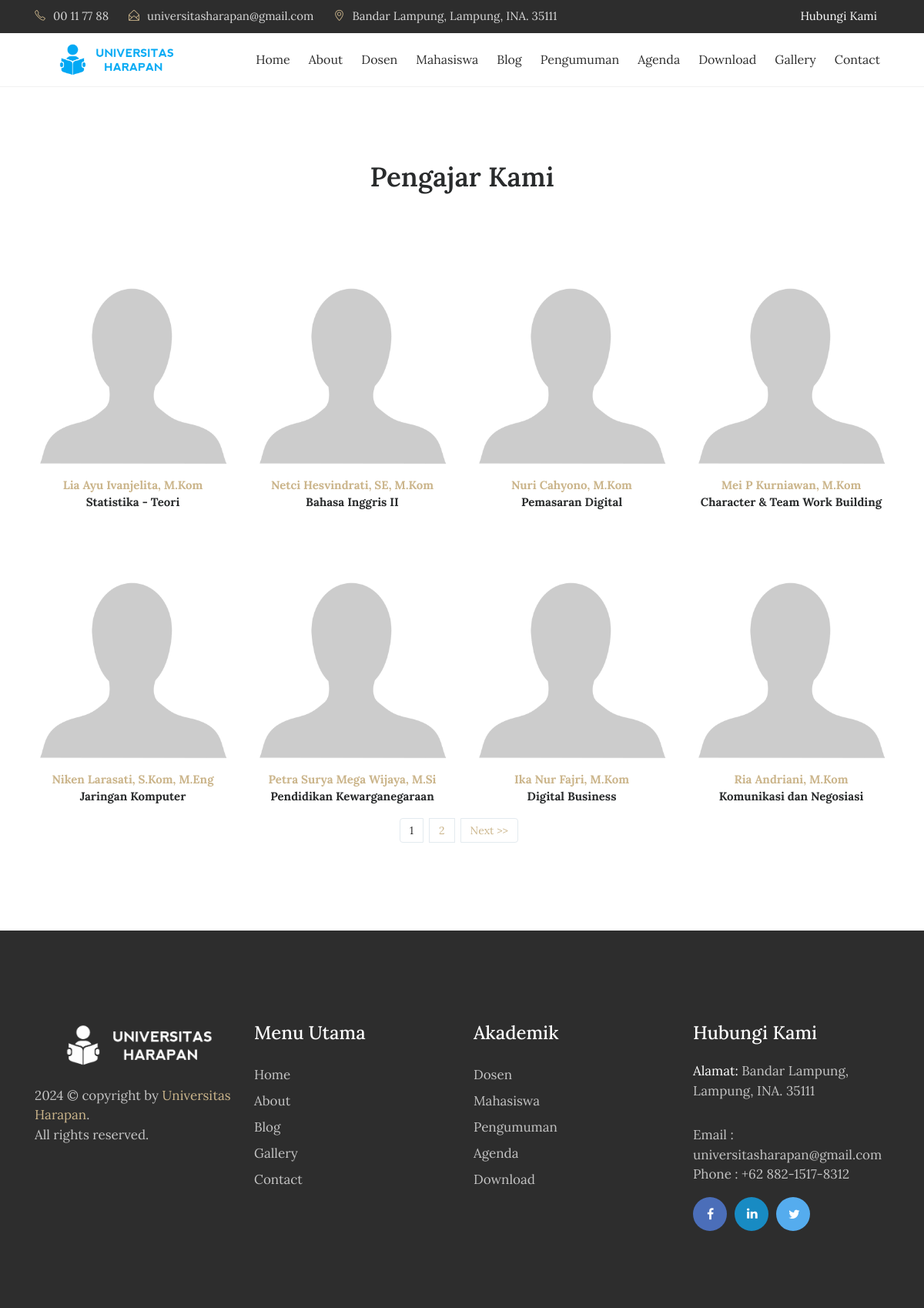
/index.php/guru, run on the app's committed database.
### tables this page shows
CREATE TABLE `tbl_guru` (
  `guru_id` int(11) NOT NULL,
  `guru_nip` varchar(30) DEFAULT NULL,
  `guru_nama` varchar(70) DEFAULT NULL,
  `guru_jenkel` varchar(2) DEFAULT NULL,
  `guru_tmp_lahir` varchar(80) DEFAULT NULL,
  `guru_tgl_lahir` varchar(80) DEFAULT NULL,
  `guru_mapel` varchar(120) DEFAULT NULL,
  `guru_photo` varchar(40) DEFAULT NULL,
  `guru_tgl_input` timestamp NULL DEFAULT current_timestamp()
);

### index.php (called while the page is built, shortened)
<?php
require_once BASEPATH.'core/CodeIgniter.php';

### application/models/M_guru.php (called while the page is built, shortened)
<?php
class M_guru extends CI_Model{
	function guru_perpage($offset,$limit){
		$hsl=$this->db->query("SELECT * FROM tbl_guru limit $offset,$limit");
		return $hsl;
	}
}

### application/views/depan/v_guru.php (the view, shortened to what this page needs)
<!DOCTYPE html>
<html lang="en">
<head>
    <link rel="stylesheet" href="<?php echo base_url().'theme/css/bootstrap.min.css'?>">
    <link rel="stylesheet" href="<?php echo base_url().'theme/css/font-awesome.min.css'?>">
    <link rel="stylesheet" href="<?php echo base_url().'theme/css/simple-line-icons.css'?>">
    <link rel="stylesheet" href="<?php echo base_url().'theme/css/slick.css'?>">
    <link rel="stylesheet" href="<?php echo base_url().'theme/css/slick-theme.css'?>">
    <link rel="stylesheet" href="<?php echo base_url().'theme/css/owl.carousel.min.css'?>">
    <link href="<?php echo base_url().'theme/css/style.css'?>" rel="stylesheet">
</head>
<body>
  <div class="header-topbar">
      <div class="container">
          <div class="row">
              <div class="col-xs-6 col-sm-8 col-md-9">
                  <div class="header-top_address">
                      <div class="header-top_list">
                          <span class="icon-phone"></span>00 11 77 88
                      </div>
                      <div class="header-top_list">
                          <span class="icon-envelope-open"></span>universitasharapan@gmail.com
                      </div>
                      <div class="header-top_list">
                          <span class="icon-location-pin"></span>Bandar Lampung, Lampung, INA. 35111
                      </div>
                  </div>
              </div>
              <div class="col-xs-6 col-sm-4 col-md-3">
                  <div class="header-top_login mr-sm-3">
                      <a href="<?php echo site_url('contact');?>">Hubungi Kami</a>
                  </div>
              </div>
          </div>
      </div>
  </div>
  <div data-toggle="affix" style="border-bottom:solid 1px #f2f2f2;">
      <div class="container nav-menu2">
          <div class="row">
              <div class="col-md-12">
                  <nav class="navbar navbar2 navbar-toggleable-md navbar-light bg-faded">
                      <a href="<?php echo site_url('');?>" class="navbar-brand nav-brand2"><img class="img img-responsive" width="200px;" src="<?php echo base_url().'theme/images/logo1.png'?>"></a>
                      <div class="collapse navbar-collapse justify-content-end" id="navbarNavDropdown">
                          <ul class="navbar-nav">
                              <li class="nav-item">
                                  <a class="nav-link" href="<?php echo site_url('');?>">Home</a>
                              </li>
                              <li class="nav-item">
                                  <a class="nav-link" href="<?php echo site_url('about');?>">About</a>
                              </li>
                              <li class="nav-item">
                                  <a class="nav-link" href="<?php echo site_url('guru');?>">Dosen</a>
                              </li>
                              <li class="nav-item">
                                  <a class="nav-link" href="<?php echo site_url('siswa');?>">Mahasiswa</a>
                              </li>
                              <li class="nav-item">
                                  <a class="nav-link" href="<?php echo site_url('blog');?>">Blog</a>
                              </li>
                              <li class="nav-item">
                                  <a class="nav-link" href="<?php echo site_url('pengumuman');?>">Pengumuman</a>
                              </li>
                              <li class="nav-item">
                                  <a class="nav-link" href="<?php echo site_url('agenda');?>">Agenda</a>
                              </li>
                              <li class="nav-item">
                                  <a class="nav-link" href="<?php echo site_url('download');?>">Download</a>
                              </li>
                              <li class="nav-item">
                                  <a class="nav-link" href="<?php echo site_url('galeri');?>">Gallery</a>
                              </li>
                              <li class="nav-item">
                                <a class="nav-link" href="<?php echo site_url('contact');?>">Contact</a>
                              </li>
                        </ul>
                  </div>
                </nav>
              </div>
            </div>
          </div>
        </div>
    <section class="our-teachers">
        <div class="container">
            <div class="row">
                <div class="col-md-12">
                    <h2 class="mb-5">Pengajar Kami</h2>
                </div>
            </div>
            <div class="row">
                <?php foreach ($data->result() as $row) : ?>
                    <div class="col-xs-12 col-sm-6 col-md-3">
                        <div class="admission_insruction">
                          <?php if(empty($row->guru_photo)):?>
                            <img src="<?php echo base_url().'assets/images/blank.png';?>" class="img-fluid" alt="#">
                          <?php else:?>
                            <img src="<?php echo base_url().'assets/images/'.$row->guru_photo;?>" class="img-fluid" alt="#">
                          <?php endif;?>
                            <p class="text-center mt-3"><span><?php echo $row->guru_nama;?></span>
                                <br>
                                <?php echo $row->guru_mapel;?></p>
                        </div>
                    </div>
                <?php endforeach;?>
              </div>
            <nav><?php echo $page;?></nav>
        </div>
    </section>
    <footer>
        <div class="container">
            <div class="row">
                <div class="col-md-3">
                    <div class="foot-logo">
                        <a href="<?php echo site_url();?>">
                            <img src="<?php echo base_url().'theme/images/logo-putih.png'?>" class="img-fluid" alt="footer_logo">
                        </a>
                        <p><?php echo date('Y');?> © copyright by <a href="http://localhost/UniversitasHarapan/" target="_blank">Universitas Harapan</a>. <br>All rights reserved.</p>
                        </div>
                    </div>
                    <div class="col-md-3">
                        <div class="sitemap">
                            <h3>Menu Utama</h3>
                            <ul>
                                <li><a href="<?php echo site_url();?>">Home</a></li>
                                <li><a href="<?php echo site_url('about');?>">About</a></li>
                                <li><a href="<?php echo site_url('artikel');?>">Blog </a></li>
                                <li><a href="<?php echo site_url('galeri');?>">Gallery</a></li>
                                <li><a href="<?php echo site_url('contact');?>">Contact</a></li>
                            </ul>
                        </div>
                    </div>
                    <div class="col-md-3">
                      <div class="sitemap">
                          <h3>Akademik</h3>
                          <ul>
                              <li><a href="<?php echo site_url('guru');?>">Dosen</a></li>
                              <li><a href="<?php echo site_url('siswa');?>">Mahasiswa </a></li>
                              <li><a href="<?php echo site_url('pengumuman');?>">Pengumuman</a></li>
                              <li><a href="<?php echo site_url('agenda');?>">Agenda</a></li>
                              <li><a href="<?php echo site_url('download');?>">Download</a></li>
                          </ul>
                      </div>
                    </div>
                    <div class="col-md-3">
                        <div class="address">
                            <h3>Hubungi Kami</h3>
                            <p><span>Alamat: </span> Bandar Lampung, Lampung, INA. 35111</p>
                            <p>Email : universitasharapan@gmail.com
                                <br> Phone : +62 882-1517-8312</p>
                                <ul class="footer-social-icons">
                                    <li><a href="#"><i class="fa fa-facebook fa-fb" aria-hidden="true"></i></a></li>
                                    <li><a href="#"><i class="fa fa-linkedin fa-in" aria-hidden="true"></i></a></li>
                                    <li><a href="#"><i class="fa fa-twitter fa-tw" aria-hidden="true"></i></a></li>
                                </ul>
                            </div>
                        </div>
                    </div>
                </div>
            </footer>
</body>
</html>

### data on the page
tbl_guru: guru_nama "Lia Ayu Ivanjelita, M.Kom", guru_mapel "Statistika - Teori"
tbl_guru: guru_nama "Netci Hesvindrati, SE, M.Kom", guru_mapel "Bahasa Inggris II"
tbl_guru: guru_nama "Nuri Cahyono, M.Kom", guru_mapel "Pemasaran Digital"
tbl_guru: guru_nama "Mei P Kurniawan, M.Kom", guru_mapel "Character & Team Work Building"
tbl_guru: guru_nama "Niken Larasati, S.Kom, M.Eng", guru_mapel "Jaringan Komputer"
tbl_guru: guru_nama "Petra Surya Mega Wijaya, M.Si", guru_mapel "Pendidikan Kewarganegaraan"
tbl_guru: guru_nama "Ika Nur Fajri, M.Kom", guru_mapel "Digital Business"
tbl_guru: guru_nama "Ria Andriani, M.Kom", guru_mapel "Komunikasi dan Negosiasi"

### other printed values
$page "1 2 Next >>"
